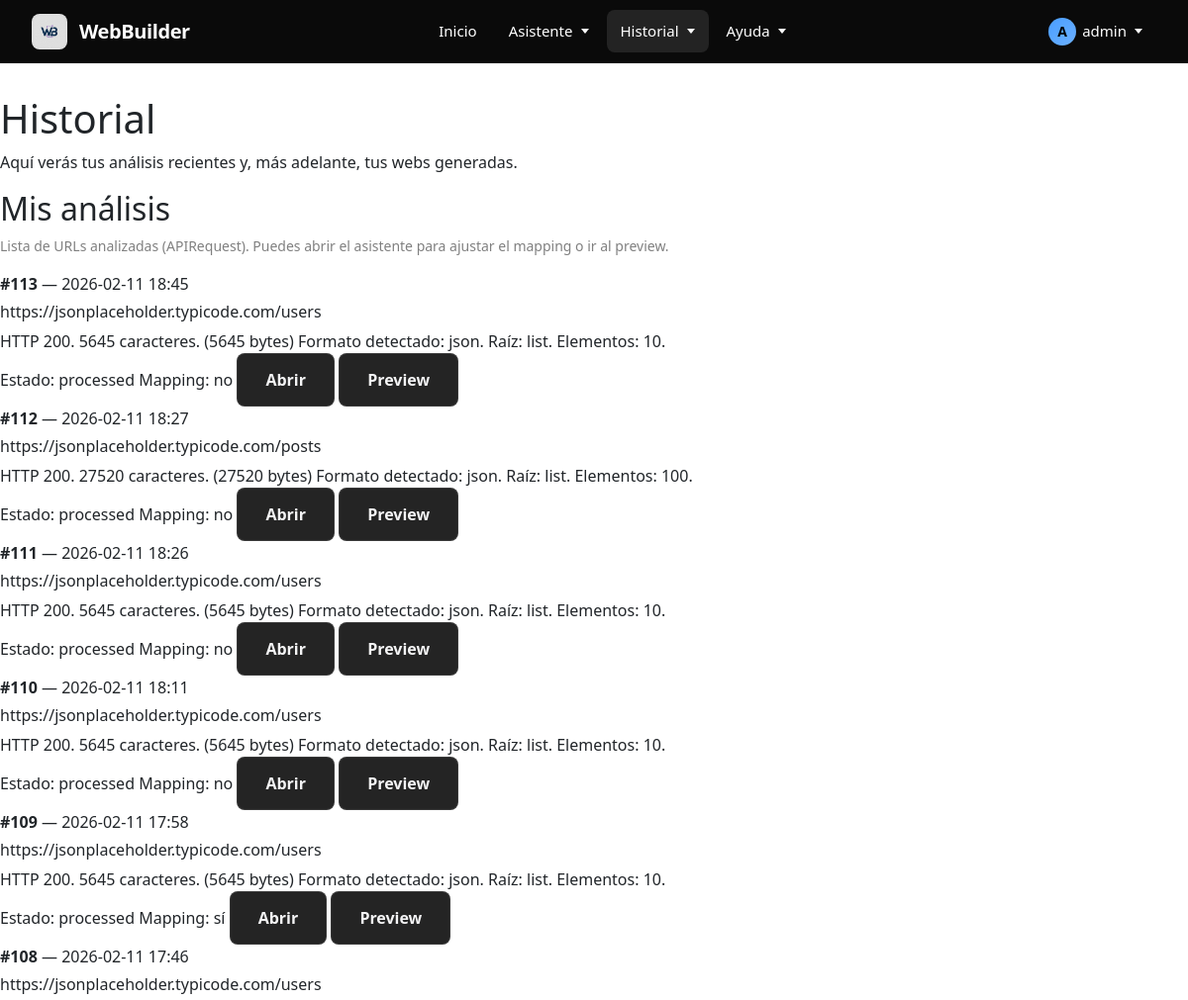
/historial (signed in, upper part), run on an earlier commit of the app's database.
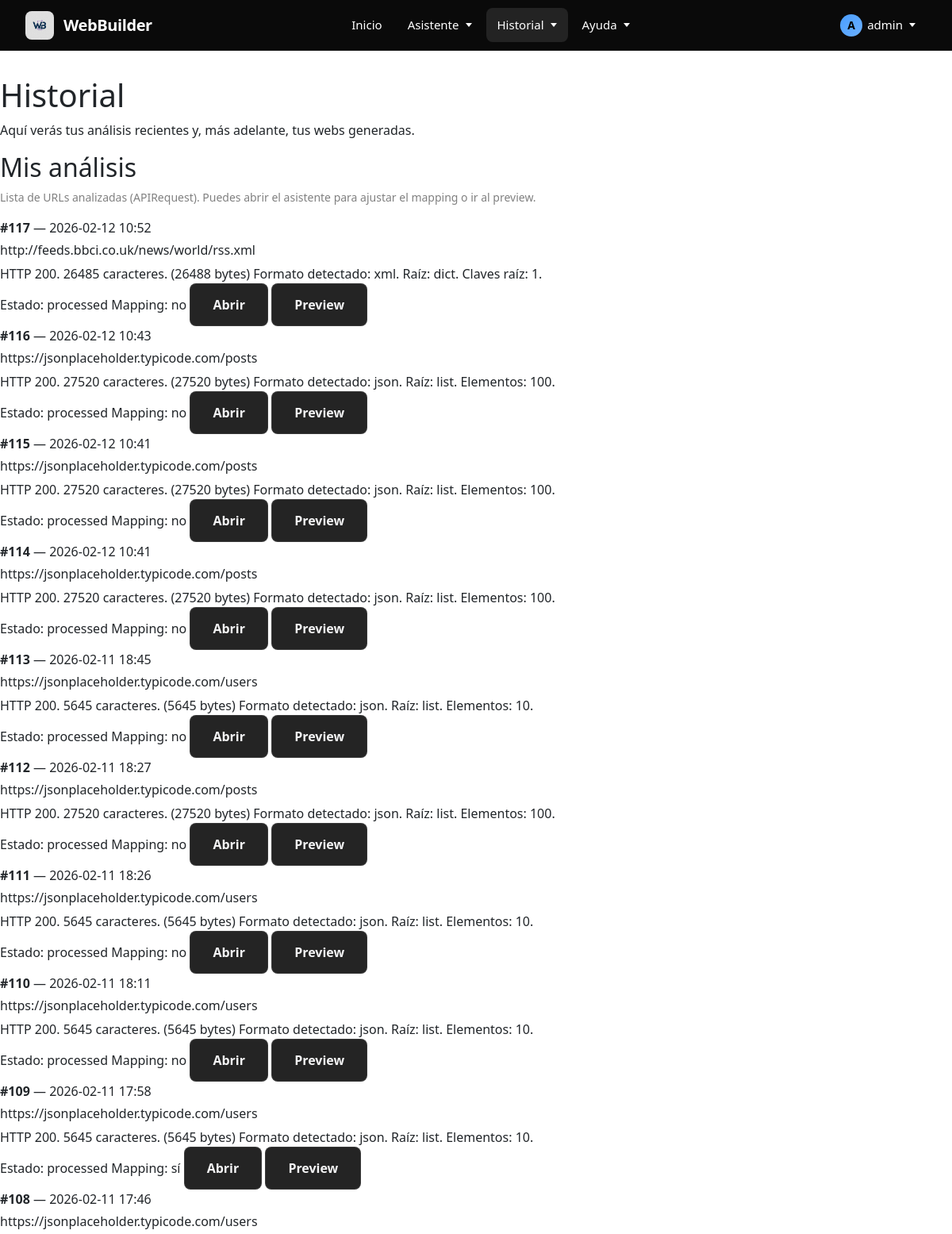
And on a later commit of the database.
### WebBuilder/models.py (models this page shows, shortened)
class APIRequest(models.Model):
    user = models.ForeignKey(User, on_delete=models.CASCADE, related_name='api_requests')   # Usuario dueño
    api_url = models.URLField("URL de la API")                                              # URL introducida
    date = models.DateTimeField(auto_now_add=True)                                          # Fecha del análisis
    raw_data = models.TextField(blank=True, null=True)                                      # Datos en crudo (raw)
    parsed_data = models.JSONField(blank=True, null=True)                                   # Datos parseados
    STATUS_CHOICES = [
        ("pending", "Pendiente"),
        ("processed", "Procesada"),
        ("error", "Error"),
    ]
    status = models.CharField(max_length=20, choices=STATUS_CHOICES, default="pending")     # Estado del analisis
    response_summary = models.TextField(blank=True, null=True)                              # Resumen del analisis
    error_message = models.TextField(blank=True, null=True)                                 # Mensaje tras el analisis
    field_mapping = models.JSONField(blank=True, null=True)                                 # Estructura de campos guardados

### WebBuilder/views/history.py (the view)
# urls.py: path('historial', views.history, name='history'),
@login_required
def history(request):
    api_requests = (
        APIRequest.objects
        .filter(user=request.user)
        .order_by("-date")
    )
    generated_sites = []
    return render(request, "WebBuilder/history.html", {
        "api_requests": api_requests,
        "generated_sites": generated_sites,
    })

### WebBuilder/templates/WebBuilder/history.html (shortened to what this page needs)
{% extends 'WebBuilder/base.html' %}
{% load static %}
{% block body_class %}history{% endblock %}
{% block content %}
<div class="wb-container">
  <header class="wb-header">
    <h1 class="wb-title">Historial</h1>
    <p class="wb-subtitle">Aquí verás tus análisis recientes y, más adelante, tus webs generadas.</p>
  </header>
  <section class="wb-card">
    <h2 class="wb-card__title">Mis análisis</h2>
    <p class="wb-hint">
      Lista de URLs analizadas (APIRequest). Puedes abrir el asistente para ajustar el mapping o ir al preview.
    </p>
    {% if api_requests %}
      <div class="wb-suggestions">
        {% for r in api_requests %}
          <div class="wb-suggestions__row">
            <div class="wb-suggestions__role">
              <div><strong>#{{ r.id }}</strong> — {{ r.date|date:"Y-m-d H:i" }}</div>
              <div class="wb-muted" style="margin-top:4px;">{{ r.api_url }}</div>
              {% if r.response_summary %}
                <div class="wb-muted" style="margin-top:6px;">{{ r.response_summary }}</div>
              {% endif %}
            </div>
            <div class="wb-suggestions__opts">
              <span class="wb-chip">
                Estado: <span class="wb-chip__muted">{{ r.status }}</span>
              </span>
              <span class="wb-chip">
                Mapping:
                <span class="wb-chip__muted">{% if r.field_mapping %}sí{% else %}no{% endif %}</span>
              </span>
              <a class="wb-btn wb-btn--secondary" href="{% url 'assistant' %}?api_request_id={{ r.id }}">
                Abrir
              </a>
              {% if r.status == "processed" and r.parsed_data %}
                <a class="wb-btn wb-btn--secondary" href="{% url 'preview' r.id %}">
                  Preview
                </a>
              {% else %}
                <span class="wb-muted">(sin preview)</span>
              {% endif %}
            </div>
          </div>
        {% endfor %}
      </div>
    {% else %}
      <p class="wb-muted">Aún no tienes análisis guardados.</p>
    {% endif %}
  </section>
</div>
{% endblock %}

### WebBuilder/templates/WebBuilder/base.html (shortened to what this page needs)
{% load static %}
<!DOCTYPE html>
<html lang="en">
<head>
    <link href="https://cdn.jsdelivr.net/npm/bootstrap@5.3.0/dist/css/bootstrap.min.css" rel="stylesheet">
    <link rel="stylesheet" href="{% static 'css/assistant.css' %}">
    <link rel="stylesheet" href="{% static 'css/navbar.css' %}">
    <link rel="stylesheet" href="{% static 'css/fondos.css' %}">
    <link rel="stylesheet" href="{% static 'css/home_plata.css' %}">
    <link rel="stylesheet" href="{% static 'css/backgrounds_plata.css' %}">
</head>
<body class="{% block body_class %}{% endblock %}">
  {% include 'WebBuilder/navbar.html' %}
  <main>
    {% block content %}{% endblock %}
  </main>
</body>
</html>

### WebBuilder/templates/WebBuilder/navbar.html (shortened to what this page needs)
{% load static %}
<nav class="wb-navbar">
  <div class="wb-navbar-container">
    <a href="{% url 'home' %}" class="wb-navbar-brand">
      <div class="wb-navbar-logo">
        <img src="{% static 'images/logo.jpg' %}" alt="WB">
      </div>
      <span class="wb-navbar-title">WebBuilder</span>
    </a>
    <div class="wb-nav-menu">
      <a href="{% url 'home' %}"
         class="wb-nav-link {% if request.resolver_match.url_name == 'home' %}wb-nav-link--active{% endif %}">
        Inicio
      </a>
      <div class="wb-nav-item" data-dropdown="asistente">
        <div class="wb-nav-link {% if request.resolver_match.url_name == 'assistant' %}wb-nav-link--active{% endif %}">
          Asistente
          <span class="wb-nav-arrow"></span>
        </div>
      </div>
      <div class="wb-nav-item" data-dropdown="historial">
        <div class="wb-nav-link {% if request.resolver_match.url_name == 'history' %}wb-nav-link--active{% endif %}">
          Historial
          <span class="wb-nav-arrow"></span>
        </div>
      </div>
      <div class="wb-nav-item" data-dropdown="ayuda">
        <div class="wb-nav-link">
          Ayuda
          <span class="wb-nav-arrow"></span>
        </div>
      </div>
    </div>
    <div class="wb-nav-right">
      {% if user.is_authenticated %}
        <div class="wb-nav-item" data-dropdown="user">
          <div class="wb-nav-link">
            <span class="wb-user-icon">{{ user.username|first|upper }}</span>
            {{ user.username }}
            <span class="wb-nav-arrow"></span>
          </div>
        </div>
      {% endif %}
    </div>
  </div>
</nav>

### WebBuilder/static/css/assistant.css (style rules this page uses)
:root { --bg-primary: #121212; --bg-secondary: #1a1a1a; --bg-tertiary: #242424; --text-primary: #ffffff; --text-secondary: #b0b0b0; --text-muted: #808080; --accent-blue: #4a9eff; --accent-blue-hover: #6bb0ff; --border-color: rgba(255, 255, 255, 0.1); --border-color-hover: rgba(255, 255, 255, 0.2); --shadow-sm: 0 2px 8px rgba(0, 0, 0, 0.4); --shadow-md: 0 4px 16px rgba(0, 0, 0, 0.6); --sidebar-width: 280px; --sidebar-collapsed-width: 60px; --transition-speed: 0.3s; --navbar-height: 64px; }
* { margin: 0; padding: 0; box-sizing: border-box; }
.wb-hint { margin-top: 0.5rem; font-size: 0.875rem; color: var(--text-muted); }
.wb-btn { padding: 0.875rem 1.75rem; border-radius: 8px; font-size: 1rem; font-weight: 600; cursor: pointer; border: none; transition: all 0.2s ease; text-decoration: none; display: inline-flex; align-items: center; justify-content: center; }
.wb-btn--secondary { background: var(--bg-tertiary); color: var(--text-primary); border: 1px solid var(--border-color); }

### WebBuilder/static/css/navbar.css (style rules this page uses)
:root { --navbar-bg: #0a0a0a; --navbar-border: rgba(255, 255, 255, 0.08); --navbar-text: #ffffff; --navbar-text-hover: #ffffff; --navbar-text-muted: rgba(255, 255, 255, 0.6); --navbar-hover-bg: rgba(255, 255, 255, 0.06); --navbar-active-bg: rgba(255, 255, 255, 0.1); --navbar-accent: #4a9eff; --dropdown-bg: #0f0f0f; --dropdown-border: rgba(255, 255, 255, 0.1); --dropdown-shadow: 0 20px 40px rgba(0, 0, 0, 0.6); --navbar-height: 64px; }
.wb-navbar { background-color: var(--navbar-bg); position: fixed; top: 0; left: 0; right: 0; z-index: 1000; border-bottom: 1px solid var(--navbar-border); height: var(--navbar-height); backdrop-filter: blur(10px); -webkit-backdrop-filter: blur(10px); }
.wb-navbar-container { max-width: 1400px; margin: 0 auto; height: 100%; padding: 0 2rem; display: grid; grid-template-columns: auto 1fr auto; align-items: center; }
.wb-navbar-brand { display: flex; align-items: center; gap: 0.75rem; text-decoration: none; color: var(--navbar-text); font-weight: 700; font-size: 1.25rem; transition: opacity 0.2s ease; }
.wb-navbar-logo { width: 36px; height: 36px; border-radius: 8px; display: flex; align-items: center; justify-content: center; overflow: hidden; background: linear-gradient(135deg, rgba(255, 255, 255, 0.1), rgba(255, 255, 255, 0.05)); }
.wb-navbar-logo img { width: 100%; height: 100%; object-fit: contain; }
.wb-navbar-title { font-size: 1.25rem; font-weight: 700; letter-spacing: -0.02em; }
.wb-nav-menu { display: flex; align-items: center; gap: 0.25rem; justify-self: center; flex: 0; margin-left: 0; }
.wb-nav-item { position: relative; }
.wb-nav-link { display: flex; align-items: center; gap: 0.375rem; padding: 0.625rem 0.875rem; color: var(--navbar-text); text-decoration: none; font-size: 0.9375rem; font-weight: 500; border-radius: 8px; transition: all 0.2s ease; cursor: pointer; white-space: nowrap; }
.wb-nav-link--active { background-color: var(--navbar-active-bg); color: var(--navbar-text); }
.wb-nav-arrow { width: 0; height: 0; border-left: 4px solid transparent; border-right: 4px solid transparent; border-top: 5px solid currentColor; transition: transform 0.3s ease; margin-left: 2px; }
.wb-nav-right { justify-self: end; }
.wb-nav-right { display: flex; align-items: center; gap: 0.75rem; }
.wb-user-icon { width: 28px; height: 28px; border-radius: 50%; background: linear-gradient(135deg, var(--navbar-accent), #6bb0ff); display: inline-flex; align-items: center; justify-content: center; font-weight: 600; font-size: 0.875rem; color: #000; }
body { padding-top: var(--navbar-height); }
:root { --navbar-height: 64px; }
body { padding-top: var(--navbar-height) !important; margin: 0; }
body > *:not(.wb-navbar) { z-index: auto; }
.wb-navbar { z-index: 1000 !important; }
.wb-container { padding-top: 2rem; }

### WebBuilder/static/css/home_plata.css (style rules this page uses)
:root { --bg-dark: #0A0A0A; --bg-darker: #050505; --text-primary: #F4F4F5; --text-secondary: #A1A1AA; --accent-silver: #9CA3AF; --accent-silver-light: #D1D5DB; --accent-silver-dark: #6B7280; --border-subtle: #27272A; }

What changed in the data, as far as the page shows it:
added APIRequest: id "117", date "2026-02-12 10:52", api_url "http://feeds.bbci.co.uk/news/world/rss.xml", response_summary "HTTP 200. 26485 caracteres. (26488 bytes) Formato detectado: xml. Raíz: dict. Claves raíz: 1.", status "processed", shows "no", shows "Preview"
added APIRequest: id "116", date "2026-02-12 10:43", api_url "https://jsonplaceholder.typicode.com/posts", response_summary "HTTP 200. 27520 caracteres. (27520 bytes) Formato detectado: json. Raíz: list. Elementos: 100.", status "processed", shows "no", shows "Preview"
added APIRequest: id "115", date "2026-02-12 10:41", api_url "https://jsonplaceholder.typicode.com/posts", response_summary "HTTP 200. 27520 caracteres. (27520 bytes) Formato detectado: json. Raíz: list. Elementos: 100.", status "processed", shows "no", shows "Preview"
added APIRequest: id "114", date "2026-02-12 10:41", api_url "https://jsonplaceholder.typicode.com/posts", response_summary "HTTP 200. 27520 caracteres. (27520 bytes) Formato detectado: json. Raíz: list. Elementos: 100.", status "processed", shows "no", shows "Preview"
